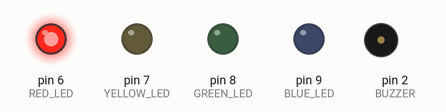
A sketch run on a simulated Arduino Uno, built with avr-gcc and run on an emulated ATmega328P. On the bench: output pins drawn as LEDs (lit = HIGH), buzzer (waves = sounding).

Above: at 0.05 s.
At 0.45 s:
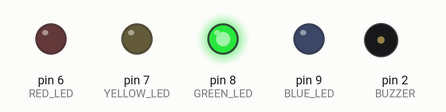
At 0.82 s:
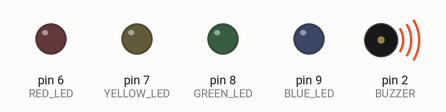
At 1.11 s:
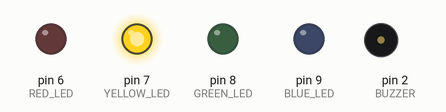
At 1.51 s:
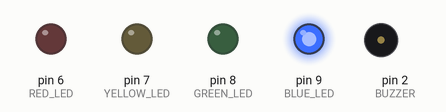
At 2.93 s:
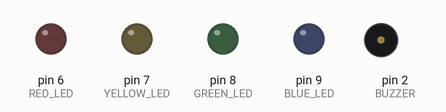
Timing chart, 0 to 3.2 s (numbered marks = the images above):
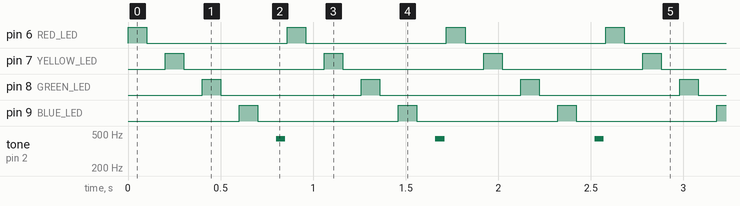

Measured:
- by itself, pin 6 (RED_LED), pin 7 (YELLOW_LED), pin 8 (GREEN_LED), pin 9 (BLUE_LED): alternates HIGH for 0.10 s and LOW for 0.76 s
- by itself, tone on pin 2 (BUZZER): alternates 440 Hz for 0.05 s and silent for 0.81 s

The sketch:

Stage.ino
```cpp
#define BUZZER 2
#define RED_LED 6
#define YELLOW_LED 7
#define GREEN_LED 8
#define BLUE_LED 9

int speed = 100;

void setup() {
  pinMode(BUZZER, OUTPUT);
  pinMode(RED_LED, OUTPUT);
  pinMode(YELLOW_LED, OUTPUT);
  pinMode(GREEN_LED, OUTPUT);
  pinMode(BLUE_LED, OUTPUT);
}

void loop() {
  disco();
  playTone(440, 50);
}

void disco(){
    //red
  led(RED_LED, HIGH);
  delay(speed);
  led(RED_LED, LOW);
  delay(speed);
  //yellow
  led(YELLOW_LED, HIGH);
  delay(speed);
  led(YELLOW_LED, LOW);
  delay(speed);
  //green
  led(GREEN_LED, HIGH);
  delay(speed);
  led(GREEN_LED, LOW);
  delay(speed);
  //blue
  led(BLUE_LED, HIGH);
  delay(speed);
  led(BLUE_LED, LOW);
  delay(speed);
}


void led(int pin, int stat){
  digitalWrite(pin, stat);
}

void playTone(int f, int length){
  tone(BUZZER, f);
  delay(length);
  noTone(BUZZER);
  delay(10);
}
```
